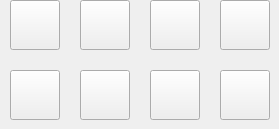
       <widget class="QWidget" name="page_2">
        <widget class="QPushButton" name="ePowerBtn">
         <property name="geometry">
          <rect>
           <x>10</x>
           <y>0</y>
           <width>50</width>
           <height>50</height>
          </rect>
         </property>
         <property name="maximumSize">
          <size>
           <width>50</width>
           <height>50</height>
          </size>
         </property>
         <property name="text">
          <string/>
         </property>
         <property name="icon">
          <iconset resource="calcres.qrc">
           <normaloff>:/MyFiles/btnEPowerX.png</normaloff>:/MyFiles/btnEPowerX.png</iconset>
         </property>
         <property name="iconSize">
          <size>
           <width>50</width>
           <height>50</height>
          </size>
         </property>
        </widget>
        <widget class="QPushButton" name="tenPowerBtn">
         <property name="geometry">
          <rect>
           <x>10</x>
           <y>70</y>
           <width>50</width>
           <height>50</height>
          </rect>
         </property>
         <property name="maximumSize">
          <size>
           <width>50</width>
           <height>50</height>
          </size>
         </property>
         <property name="text">
          <string/>
         </property>
         <property name="icon">
          <iconset resource="calcres.qrc">
           <normaloff>:/MyFiles/btn10PowerX.png</normaloff>:/MyFiles/btn10PowerX.png</iconset>
         </property>
         <property name="iconSize">
          <size>
           <width>50</width>
           <height>50</height>
          </size>
         </property>
        </widget>
        <widget class="QPushButton" name="invSinBtn">
         <property name="geometry">
          <rect>
           <x>80</x>
           <y>70</y>
           <width>50</width>
           <height>50</height>
          </rect>
         </property>
         <property name="maximumSize">
          <size>
           <width>50</width>
           <height>50</height>
          </size>
         </property>
         <property name="text">
          <string/>
         </property>
         <property name="icon">
          <iconset resource="calcres.qrc">
           <normaloff>:/MyFiles/btnInvSin.png</normaloff>:/MyFiles/btnInvSin.png</iconset>
         </property>
         <property name="iconSize">
          <size>
           <width>50</width>
           <height>50</height>
          </size>
         </property>
        </widget>
        <widget class="QPushButton" name="invCosBtn">
         <property name="geometry">
          <rect>
           <x>150</x>
           <y>70</y>
           <width>50</width>
           <height>50</height>
          </rect>
         </property>
         <property name="maximumSize">
          <size>
           <width>50</width>
           <height>50</height>
          </size>
         </property>
         <property name="text">
          <string/>
         </property>
         <property name="icon">
          <iconset resource="calcres.qrc">
           <normaloff>:/MyFiles/btnInvCos.png</normaloff>:/MyFiles/btnInvCos.png</iconset>
         </property>
         <property name="iconSize">
          <size>
           <width>50</width>
           <height>50</height>
          </size>
         </property>
        </widget>
        <widget class="QPushButton" name="invTanBtn">
         <property name="geometry">
          <rect>
           <x>220</x>
           <y>70</y>
           <width>50</width>
           <height>50</height>
          </rect>
         </property>
         <property name="maximumSize">
          <size>
           <width>50</width>
           <height>50</height>
          </size>
         </property>
         <property name="text">
          <string/>
         </property>
         <property name="icon">
          <iconset resource="calcres.qrc">
           <normaloff>:/MyFiles/btnInvTan.png</normaloff>:/MyFiles/btnInvTan.png</iconset>
         </property>
         <property name="iconSize">
          <size>
           <width>50</width>
           <height>50</height>
          </size>
         </property>
        </widget>
        <widget class="QPushButton" name="invCoshBtn">
         <property name="geometry">
          <rect>
           <x>150</x>
           <y>0</y>
           <width>50</width>
           <height>50</height>
          </rect>
         </property>
         <property name="maximumSize">
          <size>
           <width>50</width>
           <height>50</height>
          </size>
         </property>
         <property name="text">
          <string/>
         </property>
         <property name="icon">
          <iconset resource="calcres.qrc">
           <normaloff>:/MyFiles/btnInvCosh.png</normaloff>:/MyFiles/btnInvCosh.png</iconset>
         </property>
         <property name="iconSize">
          <size>
           <width>50</width>
           <height>50</height>
          </size>
         </property>
        </widget>
        <widget class="QPushButton" name="invSinhBtn">
         <property name="geometry">
          <rect>
           <x>80</x>
           <y>0</y>
           <width>50</width>
           <height>50</height>
          </rect>
         </property>
         <property name="maximumSize">
          <size>
           <width>50</width>
           <height>50</height>
          </size>
         </property>
         <property name="text">
          <string/>
         </property>
         <property name="icon">
          <iconset resource="calcres.qrc">
           <normaloff>:/MyFiles/btnInvSinh.png</normaloff>:/MyFiles/btnInvSinh.png</iconset>
         </property>
         <property name="iconSize">
          <size>
           <width>50</width>
           <height>50</height>
          </size>
         </property>
        </widget>
        <widget class="QPushButton" name="invTanhBtn">
         <property name="geometry">
          <rect>
           <x>220</x>
           <y>0</y>
           <width>50</width>
           <height>50</height>
          </rect>
         </property>
         <property name="maximumSize">
          <size>
           <width>50</width>
           <height>50</height>
          </size>
         </property>
         <property name="text">
          <string/>
         </property>
         <property name="icon">
          <iconset resource="calcres.qrc">
           <normaloff>:/MyFiles/btnInvTanh.png</normaloff>:/MyFiles/btnInvTanh.png</iconset>
         </property>
         <property name="iconSize">
          <size>
           <width>50</width>
           <height>50</height>
          </size>
         </property>
        </widget>
       </widget>
